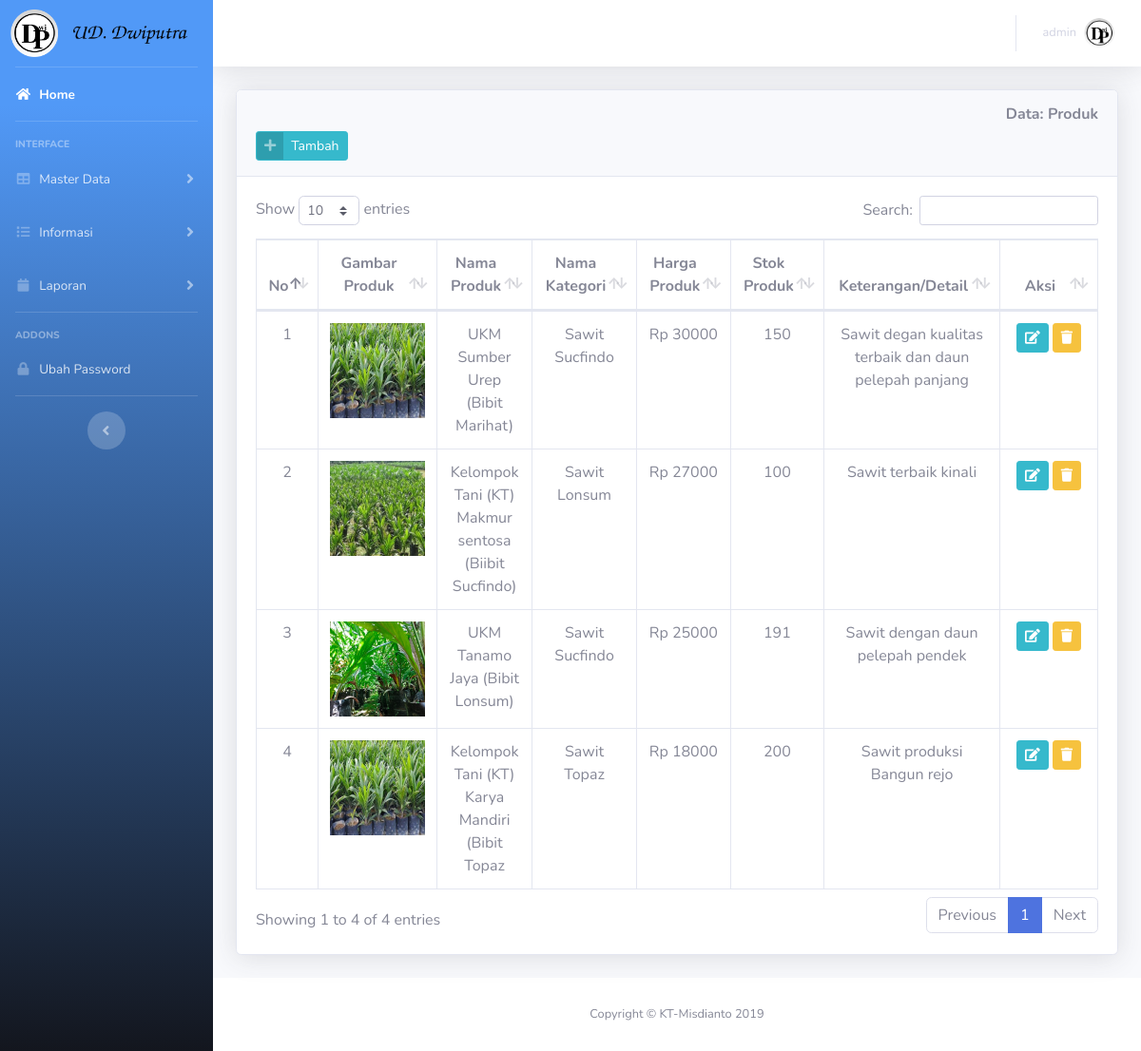
Page /admin/pages/index.php?module=produk/view (signed in) on the committed database.
### tables this page shows
CREATE TABLE `tb_produk` (
  `produk_id` int(11) NOT NULL,
  `kategori_id` int(11) NOT NULL,
  `produk_nama` varchar(191) NOT NULL,
  `gambar_produk` varchar(191) NOT NULL,
  `produk_tgl` date NOT NULL,
  `produk_harga` double NOT NULL,
  `produk_stok` int(11) NOT NULL,
  `produk_keterangan` text NOT NULL
);

CREATE TABLE `tb_kategori` (
  `kategori_id` int(11) NOT NULL,
  `kategori_nama` varchar(50) NOT NULL
);

### model/Db.php (called while the page is built, shortened)
<?php
class Db {
     function __construct()
    {
    try{
         $this->db = new PDO("mysql:host=localhost;port=3306;dbname=db_bibit",'root','');
       }catch(PDOException $error) {
         echo "Koneksi Gagal".$error->getMessage();
    }
    }
    public function tampil($sql){
        $hasil=[];
        $query = $this->db->prepare($sql);
        $query->execute();
        while($data = $query->fetchObject()){
        $hasil[]=$data;
        }
        return $hasil;
    }
}
?>

### model/M_Library.php (called while the page is built, shortened)
<?php
include 'Db.php';
class M_Library extends Db{
    function tampil_produk(){
    $query =  $this->tampil("SELECT* from tb_produk a JOIN tb_kategori b ON a.kategori_id=b.kategori_id");
    return $query;
    }
    }
?>

### admin/pages/produk/view.php (the view, shortened to what this page needs)
<div class="card shadow mb-4">
  <div class="card-header py-3">
    <h6 class=" font-weight-bold text-right">Data: Produk</h6>
    <a href="#" class="btn btn-info btn-icon-split btn-sm">
      <span class="icon text-white-50">
        <i class="fas fa-plus"></i>
      </span>
      <span class="text" data-toggle="modal" data-target="#exampleModal">Tambah</span>
    </a>
  </div>
  <div class=" card-body">
    <div class="table-responsive">
      <table class="table table-bordered" id="dataTable" width="100%" cellspacing="0">
        <thead>
          <tr align="center">
            <th width="10px;">No</th>
            <th>Gambar Produk</th>
            <th>Nama Produk</th>
            <th>Nama Kategori</th>
            <th>Harga Produk</th>
            <th>Stok Produk</th>
            <th>Keterangan/Detail</th>
            <th width="100px;">Aksi</th>
          </tr>
        </thead>
        <tbody>
          <?php
        foreach($db->tampil_produk() as $no=> $d ):?>
          <tr align="center">
            <td><?= $no+1 ?></td>
            <td><img style="width:100px;height:100px;" src="../../images/produk/<?= $d->gambar_produk ?>" alt="No Gambar"></td>
            <td><?= $d->produk_nama ?></td>
            <td><?= $d->kategori_nama ?></td>
            <td>Rp <?= $d->produk_harga ?></td>
            <td><?= $d->produk_stok ?></td>
            <td><?= $d->produk_keterangan ?></td>
            <td>
              <a href="!#" class="btn btn-info btn-sm" data-toggle="modal"
                data-target="#exampleModal<?= $d->produk_id ?>">
                <i class="fas fa-edit"></i>
              </a>
              <a href="!#" class="btn btn-warning btn-sm" data-toggle="modal"
                data-target="#exampleModal2<?= $d->produk_id ?>">
                <i class="fas fa-trash"></i>
              </a>
            </td>
          </tr>
          <?php endforeach ?>
        </tbody>
      </table>
    </div>
  </div>
</div>
</div>

### rows in the picture
tb_produk: gambar_produk (picture), produk_nama "UKM Sumber Urep (Bibit Marihat)", kategori.kategori_nama "Sawit Sucfindo", produk_harga "30000", produk_stok "150", produk_keterangan "Sawit degan kualitas terbaik dan daun pelepah panjang"
tb_produk: gambar_produk (picture), produk_nama "Kelompok Tani (KT) Makmur sentosa (Biibit Sucfindo)", kategori.kategori_nama "Sawit Lonsum", produk_harga "27000", produk_stok "100", produk_keterangan "Sawit terbaik kinali"
tb_produk: gambar_produk (picture), produk_nama "UKM Tanamo Jaya (Bibit Lonsum)", kategori.kategori_nama "Sawit Sucfindo", produk_harga "25000", produk_stok "191", produk_keterangan "Sawit dengan daun pelepah pendek"
tb_produk: gambar_produk (picture), produk_nama "Kelompok Tani (KT) Karya Mandiri (Bibit Topaz", kategori.kategori_nama "Sawit Topaz", produk_harga "18000", produk_stok "200", produk_keterangan "Sawit produksi Bangun rejo"

### other values in the picture
$_SESSION['level'] "admin"
